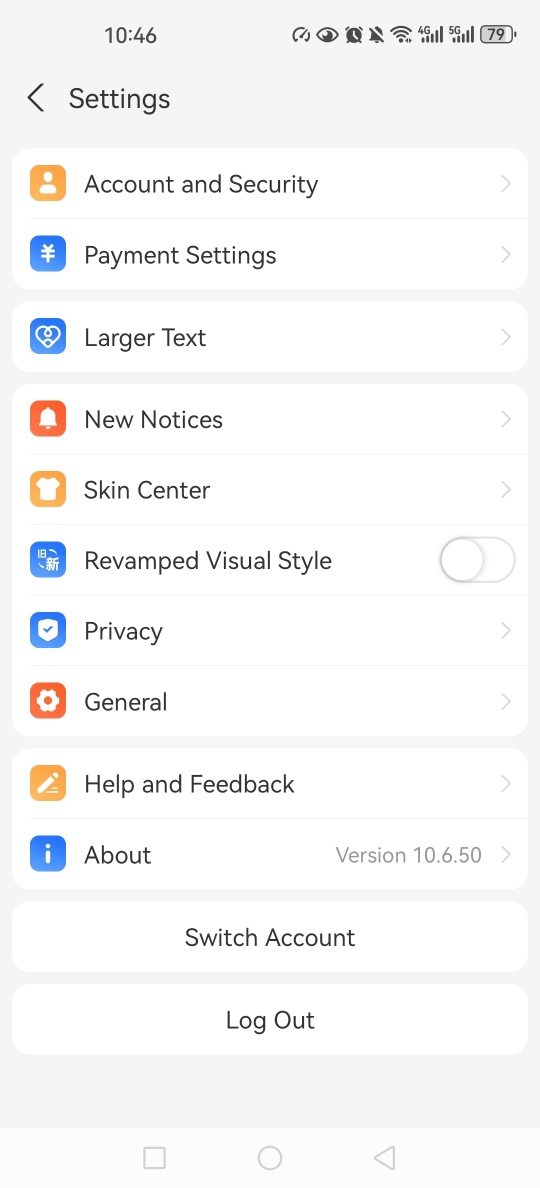
#> input picture mainCode/image.jpg, 1080 x 2376 px (shown at 1/2 size)
$ python preprocess.py
#> lines starting #> are read from the running program, lines starting #| are printed output that depends on the picture
from PIL import Image, ImageDraw, ImageFont
import json

def preprocess_fn(image:Image.Image,fn:set,idx:str):
    """_summary_

    Args:
        image (Image.Image): PIL图像
        fn (set): 变换集合
        idx (str): 图片id
    """
    if 'resize' in fn:
        image = image.resize((540,960))
        if 'caption' in fn:
            image = add_title(image,50,idx)

    if 'gray' in fn:
        image = image.convert("L")

    return image


# [54 lines left out: function add_title, not called in this run]

if __name__ == "__main__":
    image = Image.open("image.jpg")
#> image is the input picture: PIL image 1080x2376 RGB; mean R, G, B 246.9, 246.7, 247.1
    image = preprocess_fn(image,['resize'],0)
#> in preprocess_fn, `image = image.resize((540,960))`:
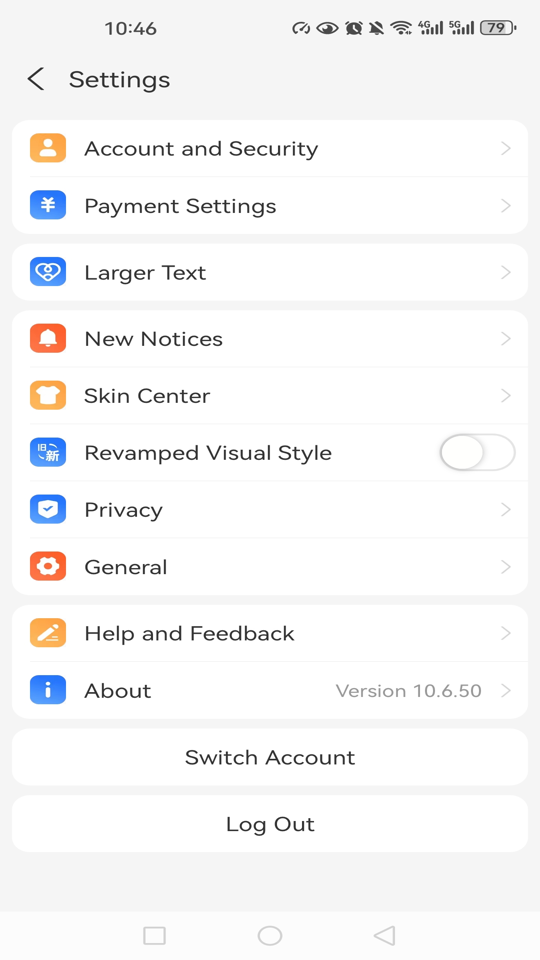
#> image: PIL image 540x960 RGB; mean R, G, B 246.8, 246.7, 247
    print(image.size)
#| (540, 960)
